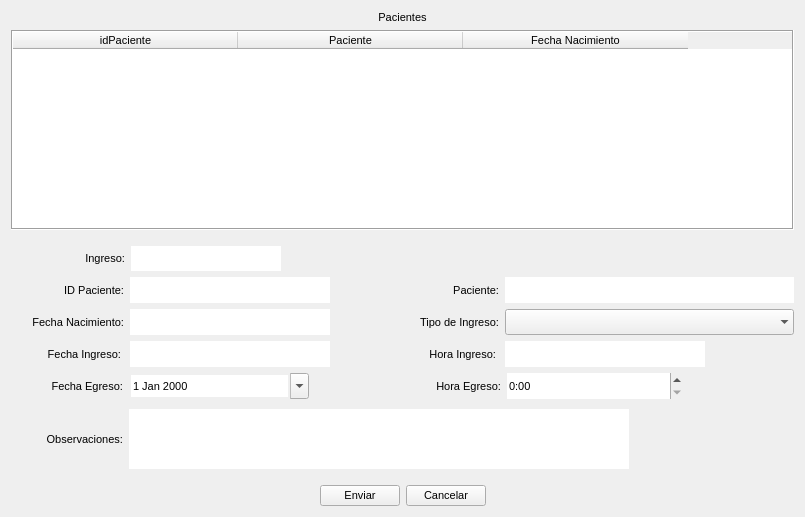
<?xml version="1.0" encoding="UTF-8"?>
<ui version="4.0">
 <class>Form</class>
 <widget class="QWidget" name="Form">
  <property name="geometry">
   <rect>
    <x>0</x>
    <y>0</y>
    <width>805</width>
    <height>517</height>
   </rect>
  </property>
  <property name="font">
   <font>
    <pointsize>8</pointsize>
   </font>
  </property>
  <property name="windowTitle">
   <string>Editar Ingreso</string>
  </property>
  <layout class="QVBoxLayout" name="verticalLayout">
   <item>
    <layout class="QVBoxLayout" name="verticalLayout_8">
     <property name="sizeConstraint">
      <enum>QLayout::SetFixedSize</enum>
     </property>
     <property name="rightMargin">
      <number>0</number>
     </property>
     <property name="bottomMargin">
      <number>0</number>
     </property>
     <item>
      <widget class="QLabel" name="lblPacientes">
       <property name="text">
        <string>Pacientes</string>
       </property>
       <property name="alignment">
        <set>Qt::AlignCenter</set>
       </property>
      </widget>
     </item>
     <item>
      <widget class="QTableWidget" name="tblPacientes">
       <property name="minimumSize">
        <size>
         <width>500</width>
         <height>0</height>
        </size>
       </property>
       <property name="maximumSize">
        <size>
         <width>5000</width>
         <height>400</height>
        </size>
       </property>
       <property name="font">
        <font>
         <pointsize>8</pointsize>
        </font>
       </property>
       <property name="frameShape">
        <enum>QFrame::Box</enum>
       </property>
       <property name="frameShadow">
        <enum>QFrame::Sunken</enum>
       </property>
       <property name="selectionMode">
        <enum>QAbstractItemView::SingleSelection</enum>
       </property>
       <property name="selectionBehavior">
        <enum>QAbstractItemView::SelectRows</enum>
       </property>
       <property name="gridStyle">
        <enum>Qt::SolidLine</enum>
       </property>
       <property name="cornerButtonEnabled">
        <bool>false</bool>
       </property>
       <attribute name="horizontalHeaderDefaultSectionSize">
        <number>225</number>
       </attribute>
       <attribute name="horizontalHeaderHighlightSections">
        <bool>false</bool>
       </attribute>
       <attribute name="horizontalHeaderMinimumSectionSize">
        <number>100</number>
       </attribute>
       <attribute name="verticalHeaderVisible">
        <bool>false</bool>
       </attribute>
       <attribute name="verticalHeaderHighlightSections">
        <bool>false</bool>
       </attribute>
       <column>
        <property name="text">
         <string>idPaciente</string>
        </property>
       </column>
       <column>
        <property name="text">
         <string>Paciente</string>
        </property>
       </column>
       <column>
        <property name="text">
         <string>Fecha Nacimiento</string>
        </property>
       </column>
      </widget>
     </item>
     <item>
      <spacer name="horizontalSpacer_14">
       <property name="orientation">
        <enum>Qt::Horizontal</enum>
       </property>
       <property name="sizeHint" stdset="0">
        <size>
         <width>40</width>
         <height>10</height>
        </size>
       </property>
      </spacer>
     </item>
     <item>
      <layout class="QHBoxLayout" name="horizontalLayout_3">
       <property name="topMargin">
        <number>0</number>
       </property>
       <item>
        <spacer name="horizontalSpacer_13">
         <property name="orientation">
          <enum>Qt::Horizontal</enum>
         </property>
         <property name="sizeType">
          <enum>QSizePolicy::Fixed</enum>
         </property>
         <property name="sizeHint" stdset="0">
          <size>
           <width>40</width>
           <height>20</height>
          </size>
         </property>
        </spacer>
       </item>
       <item>
        <widget class="QLabel" name="lblIngreso_2">
         <property name="maximumSize">
          <size>
           <width>16777215</width>
           <height>25</height>
          </size>
         </property>
         <property name="font">
          <font>
           <pointsize>8</pointsize>
          </font>
         </property>
         <property name="text">
          <string>Ingreso:</string>
         </property>
         <property name="alignment">
          <set>Qt::AlignRight|Qt::AlignTrailing|Qt::AlignVCenter</set>
         </property>
        </widget>
       </item>
       <item>
        <widget class="QTextEdit" name="txtIngreso">
         <property name="maximumSize">
          <size>
           <width>150</width>
           <height>25</height>
          </size>
         </property>
         <property name="font">
          <font>
           <pointsize>8</pointsize>
          </font>
         </property>
         <property name="frameShape">
          <enum>QFrame::NoFrame</enum>
         </property>
         <property name="readOnly">
          <bool>true</bool>
         </property>
         <property name="html">
          <string>&lt;!DOCTYPE HTML PUBLIC &quot;-//W3C//DTD HTML 4.0//EN&quot; &quot;http://www.w3.org/TR/REC-html40/strict.dtd&quot;&gt;
&lt;html&gt;&lt;head&gt;&lt;meta name=&quot;qrichtext&quot; content=&quot;1&quot; /&gt;&lt;style type=&quot;text/css&quot;&gt;
p, li { white-space: pre-wrap; }
&lt;/style&gt;&lt;/head&gt;&lt;body style=&quot; font-family:'Sans Serif'; font-size:8pt; font-weight:400; font-style:normal;&quot;&gt;
&lt;p style=&quot;-qt-paragraph-type:empty; margin-top:0px; margin-bottom:0px; margin-left:0px; margin-right:0px; -qt-block-indent:0; text-indent:0px; font-family:'Sans'; font-size:10pt;&quot;&gt;&lt;br /&gt;&lt;/p&gt;&lt;/body&gt;&lt;/html&gt;</string>
         </property>
         <property name="overwriteMode">
          <bool>false</bool>
         </property>
        </widget>
       </item>
       <item>
        <spacer name="horizontalSpacer_12">
         <property name="orientation">
          <enum>Qt::Horizontal</enum>
         </property>
         <property name="sizeType">
          <enum>QSizePolicy::Fixed</enum>
         </property>
         <property name="sizeHint" stdset="0">
          <size>
           <width>513</width>
           <height>20</height>
          </size>
         </property>
        </spacer>
       </item>
      </layout>
     </item>
     <item>
      <layout class="QVBoxLayout" name="verticalLayout_11">
       <property name="topMargin">
        <number>0</number>
       </property>
       <item>
        <layout class="QHBoxLayout" name="horizontalLayout_21">
         <property name="topMargin">
          <number>0</number>
         </property>
         <item>
          <spacer name="horizontalSpacer_4">
           <property name="orientation">
            <enum>Qt::Horizontal</enum>
           </property>
           <property name="sizeType">
            <enum>QSizePolicy::Fixed</enum>
           </property>
           <property name="sizeHint" stdset="0">
            <size>
             <width>30</width>
             <height>20</height>
            </size>
           </property>
          </spacer>
         </item>
         <item>
          <widget class="QLabel" name="lblIDPaciente">
           <property name="maximumSize">
            <size>
             <width>16777215</width>
             <height>26</height>
            </size>
           </property>
           <property name="text">
            <string>ID Paciente:</string>
           </property>
           <property name="alignment">
            <set>Qt::AlignRight|Qt::AlignTrailing|Qt::AlignVCenter</set>
           </property>
          </widget>
         </item>
         <item>
          <widget class="QTextEdit" name="txtIDPaciente">
           <property name="maximumSize">
            <size>
             <width>200</width>
             <height>26</height>
            </size>
           </property>
           <property name="frameShape">
            <enum>QFrame::NoFrame</enum>
           </property>
           <property name="readOnly">
            <bool>true</bool>
           </property>
          </widget>
         </item>
         <item>
          <spacer name="horizontalSpacer_6">
           <property name="orientation">
            <enum>Qt::Horizontal</enum>
           </property>
           <property name="sizeType">
            <enum>QSizePolicy::Fixed</enum>
           </property>
           <property name="sizeHint" stdset="0">
            <size>
             <width>80</width>
             <height>20</height>
            </size>
           </property>
          </spacer>
         </item>
         <item>
          <widget class="QLabel" name="lblCentroAtencion">
           <property name="maximumSize">
            <size>
             <width>16777215</width>
             <height>26</height>
            </size>
           </property>
           <property name="text">
            <string>Paciente:</string>
           </property>
           <property name="alignment">
            <set>Qt::AlignRight|Qt::AlignTrailing|Qt::AlignVCenter</set>
           </property>
          </widget>
         </item>
         <item>
          <widget class="QTextEdit" name="txtPacienteNombre">
           <property name="maximumSize">
            <size>
             <width>289</width>
             <height>26</height>
            </size>
           </property>
           <property name="frameShape">
            <enum>QFrame::NoFrame</enum>
           </property>
           <property name="readOnly">
            <bool>true</bool>
           </property>
          </widget>
         </item>
        </layout>
       </item>
       <item>
        <layout class="QHBoxLayout" name="horizontalLayout_2">
         <property name="topMargin">
          <number>0</number>
         </property>
         <item>
          <widget class="QLabel" name="lblFechaNacimiento">
           <property name="maximumSize">
            <size>
             <width>16777215</width>
             <height>26</height>
            </size>
           </property>
           <property name="text">
            <string>Fecha Nacimiento:</string>
           </property>
           <property name="alignment">
            <set>Qt::AlignRight|Qt::AlignTrailing|Qt::AlignVCenter</set>
           </property>
          </widget>
         </item>
         <item>
          <widget class="QTextEdit" name="txtFechaNacimiento">
           <property name="maximumSize">
            <size>
             <width>200</width>
             <height>26</height>
            </size>
           </property>
           <property name="frameShape">
            <enum>QFrame::NoFrame</enum>
           </property>
           <property name="readOnly">
            <bool>true</bool>
           </property>
          </widget>
         </item>
         <item>
          <spacer name="horizontalSpacer_2">
           <property name="orientation">
            <enum>Qt::Horizontal</enum>
           </property>
           <property name="sizeType">
            <enum>QSizePolicy::Fixed</enum>
           </property>
           <property name="sizeHint" stdset="0">
            <size>
             <width>50</width>
             <height>20</height>
            </size>
           </property>
          </spacer>
         </item>
         <item>
          <widget class="QLabel" name="lblTipoIngreso">
           <property name="minimumSize">
            <size>
             <width>0</width>
             <height>26</height>
            </size>
           </property>
           <property name="maximumSize">
            <size>
             <width>16777215</width>
             <height>26</height>
            </size>
           </property>
           <property name="text">
            <string>Tipo de Ingreso:</string>
           </property>
           <property name="alignment">
            <set>Qt::AlignRight|Qt::AlignTrailing|Qt::AlignVCenter</set>
           </property>
          </widget>
         </item>
         <item>
          <widget class="QComboBox" name="cmbTipoIngreso">
           <property name="minimumSize">
            <size>
             <width>289</width>
             <height>0</height>
            </size>
           </property>
           <property name="maximumSize">
            <size>
             <width>289</width>
             <height>26</height>
            </size>
           </property>
           <property name="editable">
            <bool>false</bool>
           </property>
           <property name="frame">
            <bool>false</bool>
           </property>
          </widget>
         </item>
        </layout>
       </item>
       <item>
        <layout class="QHBoxLayout" name="horizontalLayout_23">
         <property name="topMargin">
          <number>0</number>
         </property>
         <item>
          <widget class="QLabel" name="lblFechaIngreso">
           <property name="maximumSize">
            <size>
             <width>150</width>
             <height>26</height>
            </size>
           </property>
           <property name="sizeIncrement">
            <size>
             <width>0</width>
             <height>0</height>
            </size>
           </property>
           <property name="text">
            <string>Fecha Ingreso: </string>
           </property>
           <property name="alignment">
            <set>Qt::AlignRight|Qt::AlignTrailing|Qt::AlignVCenter</set>
           </property>
          </widget>
         </item>
         <item>
          <widget class="QTextEdit" name="txtFechaIngreso">
           <property name="maximumSize">
            <size>
             <width>200</width>
             <height>26</height>
            </size>
           </property>
           <property name="frameShape">
            <enum>QFrame::NoFrame</enum>
           </property>
           <property name="readOnly">
            <bool>true</bool>
           </property>
          </widget>
         </item>
         <item>
          <spacer name="horizontalSpacer_5">
           <property name="orientation">
            <enum>Qt::Horizontal</enum>
           </property>
           <property name="sizeType">
            <enum>QSizePolicy::Fixed</enum>
           </property>
           <property name="sizeHint" stdset="0">
            <size>
             <width>50</width>
             <height>20</height>
            </size>
           </property>
          </spacer>
         </item>
         <item>
          <widget class="QLabel" name="lblHoraIngreso">
           <property name="maximumSize">
            <size>
             <width>150</width>
             <height>26</height>
            </size>
           </property>
           <property name="text">
            <string>  Hora Ingreso: </string>
           </property>
           <property name="alignment">
            <set>Qt::AlignRight|Qt::AlignTrailing|Qt::AlignVCenter</set>
           </property>
          </widget>
         </item>
         <item>
          <widget class="QTextEdit" name="txtHoraIngreso">
           <property name="maximumSize">
            <size>
             <width>200</width>
             <height>26</height>
            </size>
           </property>
           <property name="frameShape">
            <enum>QFrame::NoFrame</enum>
           </property>
           <property name="readOnly">
            <bool>true</bool>
           </property>
          </widget>
         </item>
         <item>
          <spacer name="horizontalSpacer_9">
           <property name="orientation">
            <enum>Qt::Horizontal</enum>
           </property>
           <property name="sizeType">
            <enum>QSizePolicy::Fixed</enum>
           </property>
           <property name="sizeHint" stdset="0">
            <size>
             <width>89</width>
             <height>20</height>
            </size>
           </property>
          </spacer>
         </item>
        </layout>
       </item>
       <item>
        <layout class="QHBoxLayout" name="horizontalLayout_22">
         <property name="topMargin">
          <number>0</number>
         </property>
         <item>
          <spacer name="horizontalSpacer_11">
           <property name="orientation">
            <enum>Qt::Horizontal</enum>
           </property>
           <property name="sizeType">
            <enum>QSizePolicy::Fixed</enum>
           </property>
           <property name="sizeHint" stdset="0">
            <size>
             <width>20</width>
             <height>20</height>
            </size>
           </property>
          </spacer>
         </item>
         <item>
          <widget class="QLabel" name="lblFechaEgreso">
           <property name="maximumSize">
            <size>
             <width>157</width>
             <height>26</height>
            </size>
           </property>
           <property name="sizeIncrement">
            <size>
             <width>0</width>
             <height>0</height>
            </size>
           </property>
           <property name="text">
            <string>Fecha Egreso:</string>
           </property>
           <property name="alignment">
            <set>Qt::AlignRight|Qt::AlignTrailing|Qt::AlignVCenter</set>
           </property>
          </widget>
         </item>
         <item>
          <widget class="QDateEdit" name="fechaEgreso">
           <property name="minimumSize">
            <size>
             <width>180</width>
             <height>26</height>
            </size>
           </property>
           <property name="maximumSize">
            <size>
             <width>16777215</width>
             <height>26</height>
            </size>
           </property>
           <property name="frame">
            <bool>false</bool>
           </property>
           <property name="calendarPopup">
            <bool>true</bool>
           </property>
          </widget>
         </item>
         <item>
          <spacer name="horizontalSpacer_7">
           <property name="orientation">
            <enum>Qt::Horizontal</enum>
           </property>
           <property name="sizeType">
            <enum>QSizePolicy::Fixed</enum>
           </property>
           <property name="sizeHint" stdset="0">
            <size>
             <width>95</width>
             <height>20</height>
            </size>
           </property>
          </spacer>
         </item>
         <item>
          <widget class="QLabel" name="lblHoraEgreso">
           <property name="maximumSize">
            <size>
             <width>150</width>
             <height>26</height>
            </size>
           </property>
           <property name="text">
            <string>  Hora Egreso:</string>
           </property>
           <property name="alignment">
            <set>Qt::AlignRight|Qt::AlignTrailing|Qt::AlignVCenter</set>
           </property>
          </widget>
         </item>
         <item>
          <widget class="QTimeEdit" name="horaEgreso">
           <property name="enabled">
            <bool>true</bool>
           </property>
           <property name="minimumSize">
            <size>
             <width>175</width>
             <height>0</height>
            </size>
           </property>
           <property name="maximumSize">
            <size>
             <width>16777215</width>
             <height>26</height>
            </size>
           </property>
           <property name="frame">
            <bool>false</bool>
           </property>
           <property name="displayFormat">
            <string>h:mm </string>
           </property>
          </widget>
         </item>
         <item>
          <spacer name="horizontalSpacer_10">
           <property name="orientation">
            <enum>Qt::Horizontal</enum>
           </property>
           <property name="sizeType">
            <enum>QSizePolicy::Fixed</enum>
           </property>
           <property name="sizeHint" stdset="0">
            <size>
             <width>112</width>
             <height>20</height>
            </size>
           </property>
          </spacer>
         </item>
        </layout>
       </item>
       <item>
        <spacer name="horizontalSpacer_3">
         <property name="orientation">
          <enum>Qt::Horizontal</enum>
         </property>
         <property name="sizeHint" stdset="0">
          <size>
           <width>40</width>
           <height>4</height>
          </size>
         </property>
        </spacer>
       </item>
       <item>
        <layout class="QHBoxLayout" name="horizontalLayout">
         <property name="topMargin">
          <number>0</number>
         </property>
         <item>
          <widget class="QLabel" name="lblObservaciones">
           <property name="maximumSize">
            <size>
             <width>150</width>
             <height>26</height>
            </size>
           </property>
           <property name="text">
            <string>Observaciones:</string>
           </property>
           <property name="alignment">
            <set>Qt::AlignRight|Qt::AlignTrailing|Qt::AlignVCenter</set>
           </property>
          </widget>
         </item>
         <item>
          <widget class="QPlainTextEdit" name="txtObservaciones">
           <property name="maximumSize">
            <size>
             <width>500</width>
             <height>60</height>
            </size>
           </property>
           <property name="frameShape">
            <enum>QFrame::NoFrame</enum>
           </property>
          </widget>
         </item>
         <item>
          <spacer name="horizontalSpacer">
           <property name="orientation">
            <enum>Qt::Horizontal</enum>
           </property>
           <property name="sizeType">
            <enum>QSizePolicy::Fixed</enum>
           </property>
           <property name="sizeHint" stdset="0">
            <size>
             <width>165</width>
             <height>20</height>
            </size>
           </property>
          </spacer>
         </item>
        </layout>
       </item>
       <item>
        <spacer name="horizontalSpacer_16">
         <property name="orientation">
          <enum>Qt::Horizontal</enum>
         </property>
         <property name="sizeHint" stdset="0">
          <size>
           <width>40</width>
           <height>10</height>
          </size>
         </property>
        </spacer>
       </item>
       <item>
        <layout class="QHBoxLayout" name="horizontalLayout_4">
         <property name="topMargin">
          <number>0</number>
         </property>
         <item>
          <spacer name="horizontalSpacer_8">
           <property name="orientation">
            <enum>Qt::Horizontal</enum>
           </property>
           <property name="sizeHint" stdset="0">
            <size>
             <width>40</width>
             <height>20</height>
            </size>
           </property>
          </spacer>
         </item>
         <item>
          <widget class="QPushButton" name="btnEnviar">
           <property name="text">
            <string>Enviar</string>
           </property>
          </widget>
         </item>
         <item>
          <widget class="QPushButton" name="btnCancelar">
           <property name="text">
            <string>Cancelar</string>
           </property>
          </widget>
         </item>
         <item>
          <spacer name="horizontalSpacer_15">
           <property name="orientation">
            <enum>Qt::Horizontal</enum>
           </property>
           <property name="sizeHint" stdset="0">
            <size>
             <width>40</width>
             <height>20</height>
            </size>
           </property>
          </spacer>
         </item>
        </layout>
       </item>
      </layout>
     </item>
    </layout>
   </item>
  </layout>
 </widget>
 <resources/>
 <connections>
  <connection>
   <sender>btnEnviar</sender>
   <signal>clicked()</signal>
   <receiver>Form</receiver>
   <slot>close()</slot>
   <hints>
    <hint type="sourcelabel">
     <x>340</x>
     <y>489</y>
    </hint>
    <hint type="destinationlabel">
     <x>214</x>
     <y>512</y>
    </hint>
   </hints>
  </connection>
  <connection>
   <sender>tblPacientes</sender>
   <signal>itemSelectionChanged()</signal>
   <receiver>Form</receiver>
   <slot>update()</slot>
   <hints>
    <hint type="sourcelabel">
     <x>301</x>
     <y>150</y>
    </hint>
    <hint type="destinationlabel">
     <x>5</x>
     <y>241</y>
    </hint>
   </hints>
  </connection>
  <connection>
   <sender>btnCancelar</sender>
   <signal>clicked()</signal>
   <receiver>Form</receiver>
   <slot>close()</slot>
   <hints>
    <hint type="sourcelabel">
     <x>436</x>
     <y>495</y>
    </hint>
    <hint type="destinationlabel">
     <x>566</x>
     <y>512</y>
    </hint>
   </hints>
  </connection>
 </connections>
</ui>
